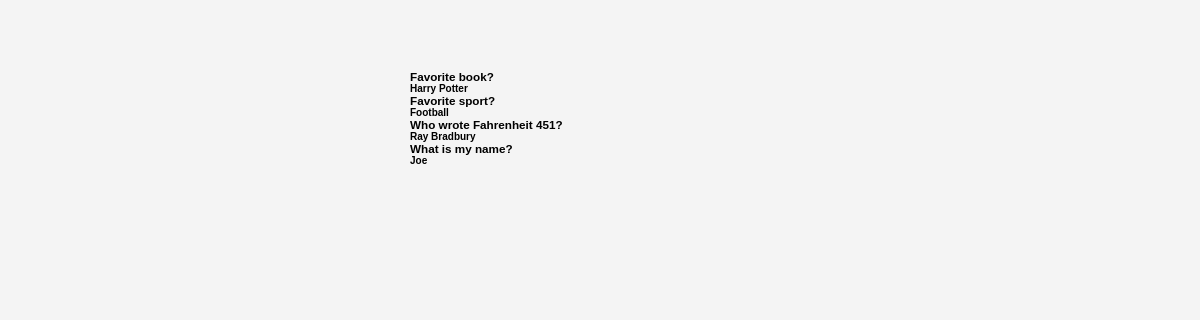
/cards/, run on an earlier commit of the app's database.
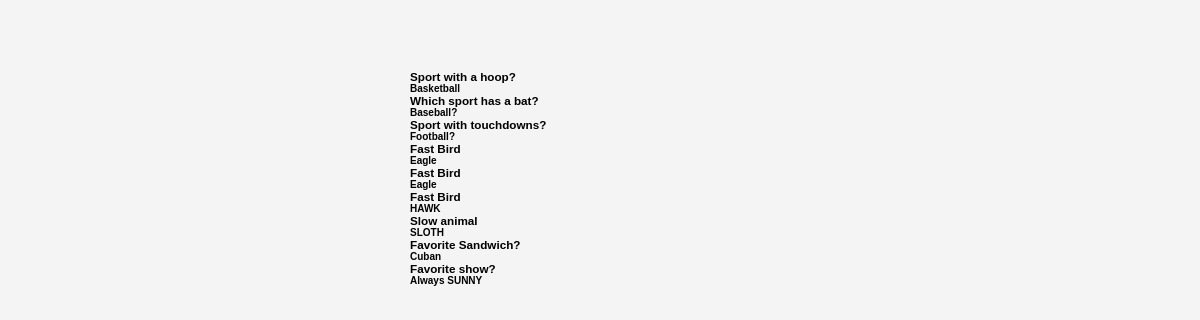
And on a later commit of the database.
### flashcard/models.py (models this page shows, shortened)
class Flashcard(models.Model):
    question = models.TextField(blank=True)
    answer = models.TextField(blank=True)
    deck = models.ForeignKey(
        Deck,
        on_delete=models.CASCADE,
        related_name="cards"
    )

### flashcard/views.py (the view)
# urls.py: path("cards/", flashcard_views.list_all_cards, name="list_all_cards"),
def list_all_cards(request):
    cards = Flashcard.objects.all()
    return render(request, "flashcard/list_all_cards.html", {"cards": cards})

### templates/flashcard/list_all_cards.html
{% extends 'base.html' %}
{% block content %}
<div class='container'>
    {% for card in cards %}
    <h3>{{card.question}}</h3>
    <h4>{{card.answer}}</h4>
    {% endfor %}
        </div>
{% endblock %}

### templates/base.html (shortened to what this page needs)
{% load static %}
<!DOCTYPE html>
<html>
    <head>
    <link rel="stylesheet" href="{% static '/styles.css' %}">
    </head>
    <body>
            {% block content %}
            {% endblock %}
    </body>
</html>

### static/styles.css (style rules this page uses)
* { margin: 0 auto; padding: 0; }
.container, .card_front { width: 380px; height: 350px; }
body { margin-top: 70px; background-color: #f4f4f4; font-family: 'Raleway', sans-serif; font-size: 62.5%; }
.container, .card_front { position: relative; }
.container { perspective: 1200px; }

What changed in the data, as far as the page shows it:
removed Flashcard: question "Favorite book?", answer "Harry Potter"
removed Flashcard: question "Favorite sport?", answer "Football"
removed Flashcard: question "Who wrote Fahrenheit 451?", answer "Ray Bradbury"
removed Flashcard: question "What is my name?", answer "Joe"
added Flashcard: question "Sport with a hoop?", answer "Basketball"
added Flashcard: question "Which sport has a bat?", answer "Baseball?"
added Flashcard: question "Sport with touchdowns?", answer "Football?"
added Flashcard: question "Fast Bird", answer "Eagle"
added Flashcard: question "Fast Bird", answer "Eagle"
added Flashcard: question "Fast Bird", answer "HAWK"
added Flashcard: question "Slow animal", answer "SLOTH"
added Flashcard: question "Favorite Sandwich?", answer "Cuban"
added Flashcard: question "Favorite show?", answer "Always SUNNY"
